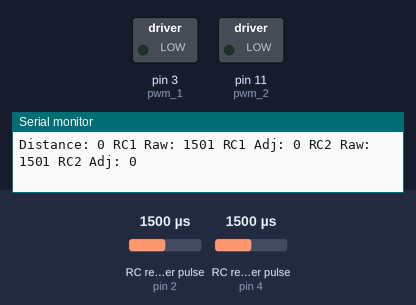
A sketch run on a simulated Arduino Uno, built with avr-gcc and run on an emulated ATmega328P. Parts: switched loads named in the sketch (green lamp = pin HIGH), the last lines printed to the serial monitor. Wiring (inferred from the names in the program): 2 × RC receiver channel: data pin 2 / data pin 4. Dashed ring = blinking. The inputs (shaded band) are chosen by the test bench; at power-on: RC receiver pulse (sensors on pin 2, pin 4) 1500 µs. Pins used as bus, display or sensor lines are not drawn.

Above: at 11.2 s.
11.3 s: RC receiver pulse (sensor on pin 2) set to 1020 µs
14.3 s: RC receiver pulse (sensor on pin 4) set to 1459 µs
17.3 s: RC receiver pulse (sensor on pin 4) set to 1443 µs
At 18.63 s:
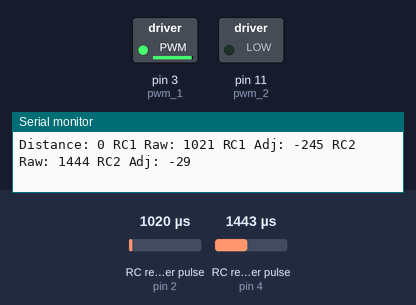
20.3 s: RC receiver pulse (sensor on pin 2) set to 1500 µs
23.3 s: RC receiver pulse (sensor on pin 2) set to 1250 µs
At 23.8 s:
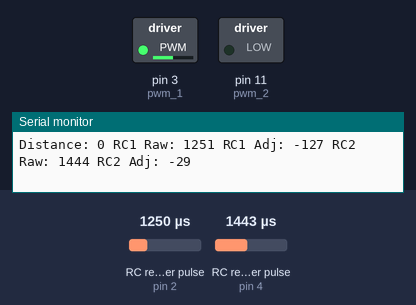
26.3 s: RC receiver pulse (sensor on pin 4) set to 1020 µs
At 26.9 s:
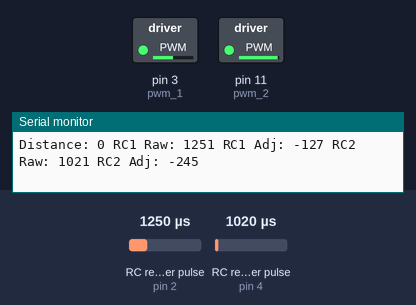
Timing chart, 0 to 30.3 s (numbered marks = the images above; inputs shaded):
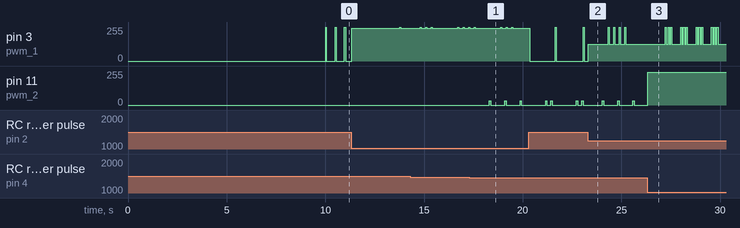

Measured:
- the behaviour switches between 1444 and 1443 µs on RC receiver pulse (sensor on pin 4) (found by bisection; images 0 and 1)
- after the input at 17.3 s, pin 11 (pwm_2): alternates 31/255 for 0.08 s and 0/255 for 0.70 s, starting after 1.0 s
- by itself, pin 3 (pwm_1): repeats every 0.78 s: 2 × (127/255 0.08 s, 255/255 0.06 s), 127/255 0.44 s, 255/255 0.06 s

The sketch:

motor_shield_rc.ino
```cpp
// Connect RC 1 to D2 and RC 2 to D4.
// Mount Arduino Motor Controller Shield


// declare motor pins for Arduino Motor Shield from Radio Shack
int dir_1 = 12;
int pwm_1 = 3;
int disable_1 = 9;

int dir_2 = 13;
int pwm_2 = 11;
int disable_2 = 8;

// create a threshold for neutral values - the higher this value, the larger the neutral band will be
int threshold = 30;

// set values for high and low R/C raw values
int rc1_low = 1000;
int rc1_high = 2000;
int rc2_low = 1000;
int rc2_high = 2000;

// declare R/C inputs
int rc1 = 2;  // use D2
int rc2 = 4;  // use D4

int rc1_val = 0;
int rc2_val = 0;

int rc1_speed = 0;
int rc2_speed = 0;

int distance_reading = 0;
int distance_threshold = 40;

void setup(){
  Serial.begin(9600);
  // setup pins for motor controller
  pinMode(OUTPUT, dir_1);
  pinMode(OUTPUT, dir_2);
  pinMode(OUTPUT, pwm_1);
  pinMode(OUTPUT, pwm_2);
  pinMode(OUTPUT, disable_1);
  pinMode(OUTPUT, disable_2);
  // write the brake pins LOW so that we can control the motors
  digitalWrite(disable_1, LOW);
  digitalWrite(disable_2, LOW);
  // setup input pins for R/C
  pinMode(INPUT, rc1);
  pinMode(INPUT, rc2);
  delay(10000);
}

void loop(){
  read_rc();
  limit_speed();
  write_motors();
  serial_print_stuff();
}

void read_rc(){
  // read and map rc1
  rc1_val = pulseIn(rc1, HIGH, 20000);
  rc1_speed = map(rc1_val, rc1_low, rc1_high, -255, 255);
  // read and map rc2
  rc2_val = pulseIn(rc2, HIGH, 20000);
  rc2_speed = map(rc2_val, rc2_low, rc2_high, -255, 255);
}

void serial_print_stuff(){
  // print value for ultrasonic sensor
  Serial.print("Distance: ");
  Serial.print(distance_reading);
  // print values for rc1
  Serial.print(" RC1 Raw: ");
  Serial.print(rc1_val);
  Serial.print(" RC1 Adj: ");
  Serial.print(rc1_speed);
  // print values for rc1
  Serial.print(" RC2 Raw: ");
  Serial.print(rc2_val);
  Serial.print(" RC2 Adj: ");
  Serial.print(rc2_speed);
  // print new line
  Serial.println("");
}

void limit_speed(){
  if(rc1_speed > 255){
    rc1_speed = 255;
  }
  else if(rc1_speed < -255){
    rc1_speed = -255;
  }
  if(rc2_speed > 255){
    rc2_speed = 255;
  }
  else if(rc2_speed < -255){
    rc2_speed = -255;
  }
}

void write_motors(){
  if(rc1_speed > threshold){
    m1_forward();
  }
  else if(rc1_speed < -threshold){
    m1_reverse();
  }
  else{
    m1_stop();
  }

  if(rc2_speed > threshold){
    m2_forward();
  }
  else if(rc2_speed < -threshold){
    m2_reverse();
  }
  else{
    m2_stop();
  }
}

void m1_forward(){
  digitalWrite(dir_1, LOW);
  analogWrite(pwm_1, rc1_speed);
}

void m1_reverse(){
  digitalWrite(dir_1, HIGH);
  analogWrite(pwm_1, -rc1_speed);
}

void m1_stop(){
  digitalWrite(pwm_1, LOW);
}

void m2_forward(){
  digitalWrite(dir_2, LOW);
  analogWrite(pwm_2, rc2_speed);
}
void m2_reverse(){
  digitalWrite(dir_2, HIGH);
  analogWrite(pwm_2, -rc2_speed);
}

void m2_stop(){
  digitalWrite(pwm_2, LOW);
}
```
